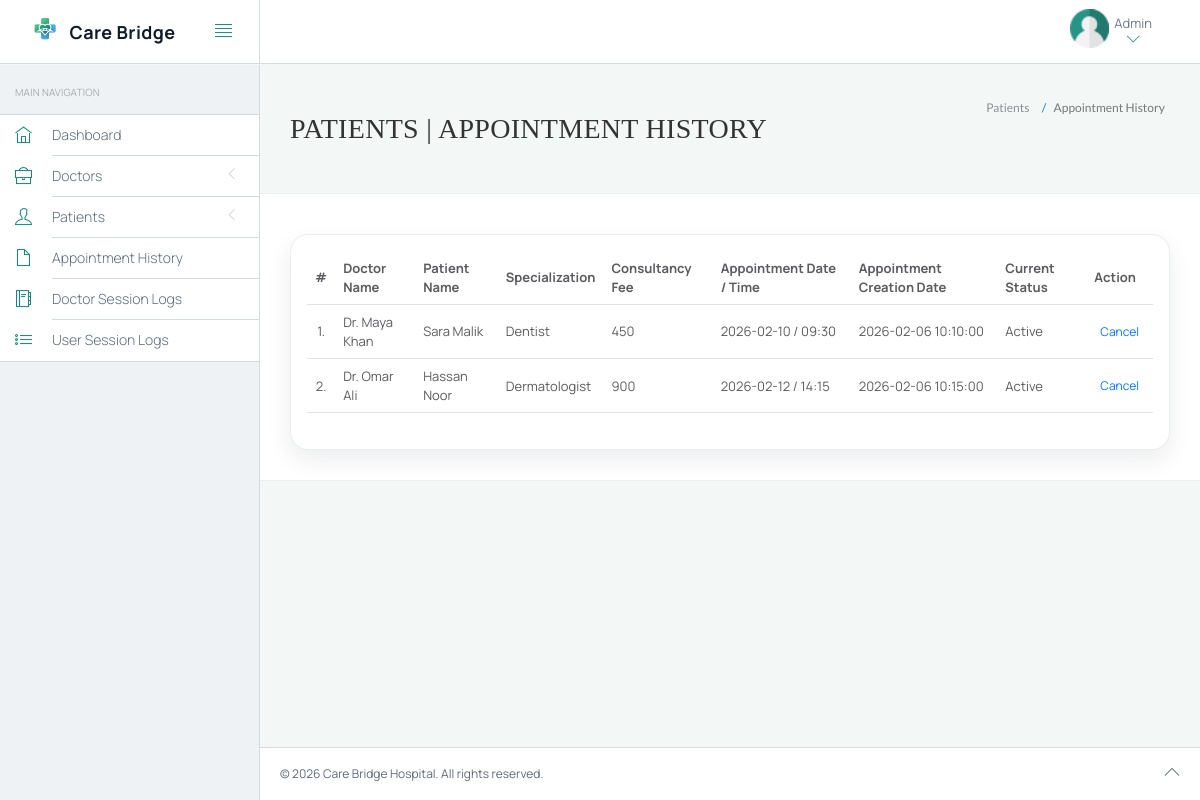
Page /hms/admin/appointment-history.php (signed in) on the committed database.
### tables this page shows
CREATE TABLE IF NOT EXISTS `appointment` (
  `id` int(11) NOT NULL,
  `doctorSpecialization` varchar(255) NOT NULL,
  `doctorId` int(11) NOT NULL,
  `userId` int(11) NOT NULL,
  `consultancyFees` int(11) NOT NULL,
  `appointmentDate` varchar(255) NOT NULL,
  `appointmentTime` varchar(255) NOT NULL,
  `postingDate` timestamp NOT NULL DEFAULT CURRENT_TIMESTAMP,
  `userStatus` int(11) NOT NULL,
  `doctorStatus` int(11) NOT NULL,
  `updationDate` varchar(255) NOT NULL
);

CREATE TABLE IF NOT EXISTS `doctors` (
  `id` int(11) NOT NULL,
  `specilization` varchar(255) NOT NULL,
  `doctorName` varchar(255) NOT NULL,
  `address` longtext NOT NULL,
  `docFees` varchar(255) NOT NULL,
  `contactno` bigint(11) NOT NULL,
  `docEmail` varchar(255) NOT NULL,
  `password` varchar(255) NOT NULL,
  `creationDate` timestamp NOT NULL DEFAULT CURRENT_TIMESTAMP,
  `updationDate` varchar(255) NOT NULL
);

CREATE TABLE IF NOT EXISTS `users` (
  `id` int(11) NOT NULL,
  `fullName` varchar(255) NOT NULL,
  `address` longtext NOT NULL,
  `city` varchar(255) NOT NULL,
  `gender` varchar(255) NOT NULL,
  `email` varchar(255) NOT NULL,
  `password` varchar(255) NOT NULL,
  `regDate` timestamp NOT NULL DEFAULT CURRENT_TIMESTAMP,
  `updationDate` varchar(255) NOT NULL
);

### hms/admin/appointment-history.php (the view, shortened to what this page needs)
<?php
include('include/config.php');
?>
<!DOCTYPE html>
<html lang="en">
<head>
	<link rel="stylesheet" href="vendor/bootstrap/css/bootstrap.min.css">
	<link rel="stylesheet" href="vendor/fontawesome/css/font-awesome.min.css">
	<link rel="stylesheet" href="vendor/themify-icons/themify-icons.min.css">
	<link href="vendor/animate.css/animate.min.css" rel="stylesheet" media="screen">
	<link href="vendor/perfect-scrollbar/perfect-scrollbar.min.css" rel="stylesheet" media="screen">
	<link href="vendor/switchery/switchery.min.css" rel="stylesheet" media="screen">
	<link href="vendor/bootstrap-touchspin/jquery.bootstrap-touchspin.min.css" rel="stylesheet" media="screen">
	<link href="vendor/select2/select2.min.css" rel="stylesheet" media="screen">
	<link href="vendor/bootstrap-datepicker/bootstrap-datepicker3.standalone.min.css" rel="stylesheet" media="screen">
	<link href="vendor/bootstrap-timepicker/bootstrap-timepicker.min.css" rel="stylesheet" media="screen">
	<link rel="stylesheet" href="assets/css/styles.css">
	<link rel="stylesheet" href="assets/css/plugins.css">
	<link rel="stylesheet" href="assets/css/themes/theme-1.css" id="skin_color" />
</head>
<body>
	<div id="app">
<?php include('include/sidebar.php');?>
		<div class="app-content">
			<?php include('include/header.php');?>
			<div class="main-content" >
				<div class="wrap-content container" id="container">
					<section id="page-title">
						<div class="row">
							<div class="col-sm-8">
								<h1 class="mainTitle">Patients  | Appointment History</h1>
							</div>
							<ol class="breadcrumb">
								<li>
									<span>Patients </span>
								</li>
								<li class="active">
									<span>Appointment History</span>
								</li>
							</ol>
						</div>
					</section>
					<div class="container-fluid container-fullw bg-white">
						<div class="row">
							<div class="col-md-12">
								<div class="care-table-wrap table-responsive">
									<table class="table table-hover care-table" id="sample-table-1">
										<thead>
											<tr>
												<th class="center">#</th>
												<th class="hidden-xs">Doctor Name</th>
												<th>Patient Name</th>
												<th>Specialization</th>
												<th>Consultancy Fee</th>
												<th>Appointment Date / Time </th>
												<th>Appointment Creation Date  </th>
												<th>Current Status</th>
												<th>Action</th>
											</tr>
										</thead>
										<tbody>
<?php
$sql=mysqli_query($bd, "select doctors.doctorName as docname,users.fullName as pname,appointment.*  from appointment join doctors on doctors.id=appointment.doctorId join users on users.id=appointment.userId ");
$cnt=1;
while($row=mysqli_fetch_array($sql))
{
?>
											<tr>
												<td class="center"><?php echo $cnt;?>.</td>
												<td class="hidden-xs"><?php echo $row['docname'];?></td>
												<td class="hidden-xs"><?php echo $row['pname'];?></td>
												<td><?php echo $row['doctorSpecialization'];?></td>
												<td><?php echo $row['consultancyFees'];?></td>
												<td><?php echo $row['appointmentDate'];?> / <?php echo
												 $row['appointmentTime'];?>
												</td>
												<td><?php echo $row['postingDate'];?></td>
												<td>
<?php if(($row['userStatus']==1) && ($row['doctorStatus']==1))
{
	echo "Active";
}
													?></td>
												<td >
												<div class="visible-md visible-lg hidden-sm hidden-xs">
							<?php if(($row['userStatus']==1) && ($row['doctorStatus']==1))
{ ?>
	<a href="appointment-history.php?id=<?php echo $row['id']?>&cancel=update" onClick="return confirm('Are you sure you want to cancel this appointment ?')"class="btn btn-transparent btn-xs tooltips" title="Cancel Appointment" tooltip-placement="top" tooltip="Remove">Cancel</a>
	<?php } else {
		echo "Canceled";
		} ?>
												</div>
												</td>
										</tr>
										<?php
$cnt=$cnt+1;
									 }?>
									</tbody>
								</table>
							</div>
							</div>
						</div>
					</div>
				</div>
			</div>
		</div>
		<?php include('include/footer.php');?>
	</div>
</body>
</html>

### hms/admin/include/sidebar.php (shortened to what this page needs)
<div class="sidebar app-aside" id="sidebar">
	<div class="sidebar-container perfect-scrollbar">
		<nav>
			<div class="navbar-title">
				<span>Main Navigation</span>
			</div>
			<ul class="main-navigation-menu">
				<li>
					<a href="dashboard.php">
						<div class="item-content">
							<div class="item-media">
								<i class="ti-home"></i>
							</div>
							<div class="item-inner">
								<span class="title"> Dashboard </span>
							</div>
						</div>
					</a>
				</li>
				<li>
					<a href="javascript:void(0)">
						<div class="item-content">
							<div class="item-media">
								<i class="ti-briefcase"></i>
							</div>
							<div class="item-inner">
								<span class="title"> Doctors </span><i class="icon-arrow"></i>
							</div>
						</div>
					</a>
				</li>
				<li>
					<a href="javascript:void(0)">
						<div class="item-content">
							<div class="item-media">
								<i class="ti-user"></i>
							</div>
							<div class="item-inner">
								<span class="title"> Patients </span><i class="icon-arrow"></i>
							</div>
						</div>
					</a>
				</li>
				<li>
					<a href="appointment-history.php">
						<div class="item-content">
							<div class="item-media">
								<i class="ti-file"></i>
							</div>
							<div class="item-inner">
								<span class="title"> Appointment History </span>
							</div>
						</div>
					</a>
				</li>
				<li>
					<a href="doctor-logs.php">
						<div class="item-content">
							<div class="item-media">
								<i class="ti-agenda"></i>
							</div>
							<div class="item-inner">
								<span class="title"> Doctor Session Logs </span>
							</div>
						</div>
					</a>
				</li>
				<li>
					<a href="user-logs.php">
						<div class="item-content">
							<div class="item-media">
								<i class="ti-list"></i>
							</div>
							<div class="item-inner">
								<span class="title"> User Session Logs </span>
							</div>
						</div>
					</a>
				</li>
			</ul>
		</nav>
	</div>
</div>

### hms/admin/include/header.php (shortened to what this page needs)
<header class="navbar navbar-default navbar-static-top care-topbar">
					<div class="navbar-header">
						<a class="navbar-brand" href="dashboard.php">
							<img src="./assets/images/logo.png" alt="Care Bridge logo">
							<div>
								<span class="brand-text">Care Bridge</span>
							</div>
						</a>
						<a href="#" class="sidebar-toggler pull-right visible-md visible-lg" data-toggle-class="app-sidebar-closed" data-toggle-target="#app">
							<i class="ti-align-justify"></i>
						</a>
					</div>
					<div class="navbar-collapse collapse">
						<ul class="nav navbar-right">
							<li class="dropdown current-user">
								<a href class="dropdown-toggle" data-toggle="dropdown">
									<img src="../assets/images/user.png" alt="Admin"> <span class="username">
										Admin
										<i class="ti-angle-down"></i></i></span>
								</a>
							</li>
						</ul>
					</div>
				</header>

### hms/admin/include/footer.php
<footer>
				<div class="footer-inner care-footer">
					<div>
						&copy; <span class="current-year"></span> Care Bridge Hospital. All rights reserved.
					</div>
					<div>
						<span class="go-top"><i class="ti-angle-up"></i></span>
					</div>
				</div>
			</footer>

### hms/admin/assets/css/plugins.css (style rules this page uses)
.perfect-scrollbar { overflow-y: hidden !important; }

### hms/admin/assets/css/themes/theme-1.css (style rules this page uses)
body { background: #f3f7f6; }
header .navbar-header { background: #ffffff !important; border-right-color: #d3dbdf !important; border-bottom-color: #d3dbdf !important; }
header .navbar-header .sidebar-toggler, header .navbar-header .sidebar-mobile-toggler { color: #0f8a7a !important; }
header .navbar-header .navbar-brand { color: #5c6b7a !important; }
header .navbar-collapse { background: #ffffff !important; border-bottom-color: #d3dbdf !important; box-shadow: none !important; }
header .navbar-collapse .navbar-right > li > a { color: #5c6b7a; }
header .navbar-collapse .navbar-right > li > a i { color: #0f8a7a !important; }
#sidebar { background: #eef2f5 !important; }
#sidebar:before { border-right-width: "1px" !important; border-right-style: solid; border-right-color: #d3dbdf !important; }
#sidebar nav { border-right-width: "1px" !important; border-right-style: solid; border-right-color: #d3dbdf !important; }
#sidebar nav .navbar-title { color: #aaaaaa; }
#sidebar nav > ul { background: #ffffff !important; border-bottom-color: #d3dbdf !important; border-top-color: #d3dbdf !important; }
#sidebar nav > ul > li > a .item-media > i { color: #0f8a7a !important; }
#sidebar nav > ul > li > a .item-inner { color: #5c6b7a !important; border-bottom-color: #d3dbdf; }
#app > footer { background: #ffffff !important; border-top-color: #d3dbdf !important; color: #5c6b7a; }
.care-topbar .navbar-header { display: flex; align-items: center; gap: 12px; min-height: 64px; justify-content: space-between; overflow: hidden; }
.care-topbar .navbar-header .sidebar-mobile-toggler, .care-topbar .navbar-header .sidebar-toggler, .care-topbar .navbar-header .menu-toggler { float: none !important; }
.care-topbar .navbar-header .navbar-brand { flex: 1 1 auto; align-items: center; justify-content: center; margin: 0; }
.care-topbar .navbar-header .sidebar-toggler, .care-topbar .navbar-header .menu-toggler { margin-left: 8px; }
.care-topbar .navbar-brand { display: flex; align-items: center; gap: 10px; padding: 14px 18px; white-space: nowrap; }
.care-topbar .navbar-brand img { width: 28px; height: 28px; max-width: 28px; max-height: 28px; object-fit: contain; }
.care-topbar .navbar-brand .brand-text { font-weight: 700; color: #0f1d2b; letter-spacing: .4px; line-height: 1.1; }
.care-footer { display: flex; align-items: center; justify-content: space-between; gap: 12px; font-size: 12px; }

### hms/admin/include/care-bridge-ui.php (style rules this page uses)
:root { --ink: #0f1d2b; --muted: #5c6b7a; --primary: #0f8a7a; --primary-2: #0b6b5f; --surface: #ffffff; --shadow: 0 16px 36px rgba(15, 29, 43, 0.12); --shadow-soft: 0 10px 24px rgba(15, 29, 43, 0.08); --radius-lg: 18px; --radius-md: 12px; }
body, #app { font-family: 'Manrope', sans-serif; }
#page-title h1 { font-family: 'Playfair Display', serif; letter-spacing: .3px; }
.care-table-wrap { background: var(--surface); border-radius: var(--radius-lg); border: 1px solid rgba(15, 29, 43, .08); box-shadow: var(--shadow-soft); padding: 16px; }
.care-table thead th { color: var(--muted); font-weight: 700; border-bottom: 1px solid rgba(15, 29, 43, .08); }

### rows in the picture
appointment: doctorId.doctorName "Dr. Maya Khan", userId.fullName "Sara Malik", doctorSpecialization "Dentist", consultancyFees "450", appointmentDate "2026-02-10", appointmentTime "09:30", postingDate "2026-02-06 10:10:00", userStatus "Active"
appointment: doctorId.doctorName "Dr. Omar Ali", userId.fullName "Hassan Noor", doctorSpecialization "Dermatologist", consultancyFees "900", appointmentDate "2026-02-12", appointmentTime "14:15", postingDate "2026-02-06 10:15:00", userStatus "Active"
